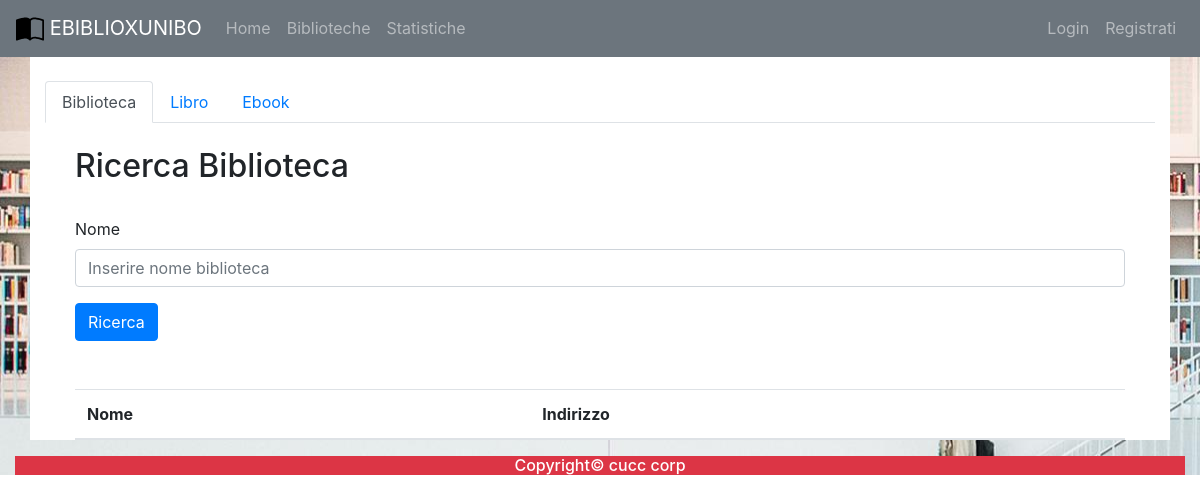
Page /biblioteche.php on the earlier database version.
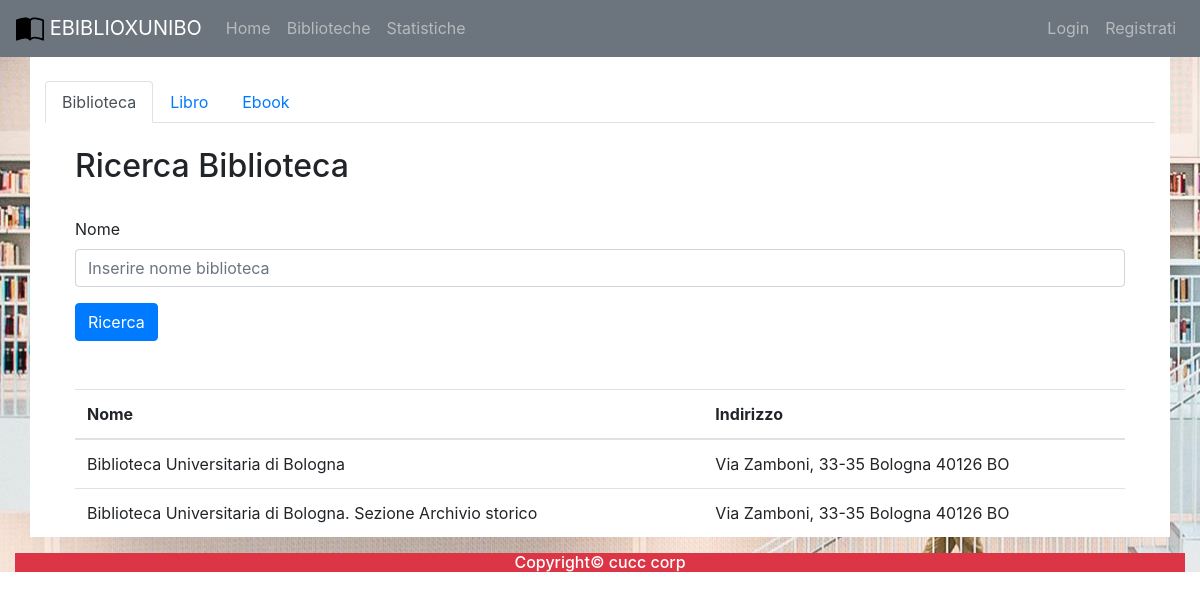
Same page on the later database version.
### tables this page shows
create table BIBLIOTECA(
    Nome varchar(255) primary key,
    Email varchar(255),
    SitoWeb varchar(255),
    Indirizzo varchar(255),
    Latitudine decimal(16,12),
    Longitudine decimal(16,12),
    Note varchar(200)
);

### includes/autoloader.inc.php (called while the page is built, shortened)
<?php
    function myAutoLoader($className){
        $path = "C:\\xampp\\htdocs\\Ebiblio\\controller\\";
        $extension = ".class.php";
        $fullPath = $path.$className.$extension;
    }
?>

### controller/dbh.class.php (called while the page is built)
<?php
    class Dbh {
        private static $dbInstance;
        private $db;
        public static function getInstance() {
            if(is_null(Dbh::$dbInstance)) {
                self::$dbInstance = new Dbh();
            }
            return self::$dbInstance;
        }
        private function __construct() {
            try {
                $this->db = new PDO(
                    'mysql:host=localhost;dbname=ebiblio;charset=utf8',
                    'root',
                    '1590');
                $this->db->setAttribute(PDO::ATTR_ERRMODE, PDO::ERRMODE_EXCEPTION);
                $this->db->setAttribute(PDO::ATTR_EMULATE_PREPARES, true);
            } catch (PDOException $pdo) {
                echo "No database found! Please run the database server to proceed!";
            }
        }
        public function getDb() {
            return $this->db;
        }
    }
?>

### controller/bibliotecaController.class.php (called while the page is built, shortened)
<?php
    class BibliotecaController{
        public function list(){
            $query = "SELECT * FROM Biblioteca";
            $stmt = Dbh::getInstance()
                ->getDb()
                ->prepare($query);
            $stmt-> execute();
            return $stmt -> fetchAll(PDO::FETCH_ASSOC);
        }
}

### biblioteche.php (the view, shortened to what this page needs)
<?php
include('/xampp/htdocs/ebiblio/main_partials/menu.php');
?>
<div class="container-fluid " style="
background: url('/ebiblio/images/scaffa.jpg') no-repeat  ;
">
  <div class="container" style="background-color: white;">
    <br>
    <ul class="nav nav-tabs" role="tablist">
      <li class="nav-item">
        <a class="nav-link active" data-toggle="tab" href="#home">Biblioteca</a>
      </li>
      <li class="nav-item">
        <a class="nav-link" data-toggle="tab" href="#menu1">Libro</a>
      </li>
      <li class="nav-item">
        <a class="nav-link" data-toggle="tab" href="#menu2">Ebook</a>
      </li>
    </ul>
    <div class="tab-content">
      <div id="home" class="container tab-pane active"><br>
        <div class="container">
          <h2>Ricerca Biblioteca</h2>
          <form action="" method="POST">
            <div class="form-group">
              <label for="nomeId">Nome</label>
              <input type="text" class="form-control" name="Nome" id="nomeId" aria-describedby="emailHelp" placeholder="Inserire nome biblioteca">
            </div>
            <input type="submit" name="form_submitted" class="btn btn-primary" value="Ricerca"></input>
          </form>
          <table class="table table-hover">
            <thead>
              <tr>
                <th>Nome</th>
                <th>Indirizzo</th>
              </tr>
            </thead>
            <tbody>
              <?php
              $biblioCon = new BibliotecaController();
              if (isset($_POST['form_submitted'])) {
                if (empty($_POST['Nome'])) {
                  echo "Nome ricerca biblioteca vuoto";
                } else {
                  $res = $biblioCon->getLikeBiblioteca($_POST['Nome']);
                  if (count($res) <= 0) {
                    echo "Nessun risultato corrispondente";
                  }
                  for ($i = 0; $i < count($res); $i++) {
                    echo '<tr ' . 'onclick="window.location.assign(\'http://localhost/ebiblio/biblioinfo?Nome=' . $res[$i]['Nome'] .
                      '&Latitudine=' . $res[$i]['Latitudine'] . '&Longitudine=' . $res[$i]['Longitudine'] . '&Indirizzo=' . $res[$i]['Indirizzo'] .
                      '\');"' . '>';
                    echo '<td>' . $res[$i]['Nome'] . '</td>';
                    echo '<td>'  . $res[$i]['Indirizzo'] . '</td>';
                    echo '</tr>';
                  }
                }
              } else {
                $res = $biblioCon->list();
                for ($i = 0; $i < count($res); $i++) {
                  echo '<tr ' . 'onclick="window.location.assign(\'http://localhost/ebiblio/biblioinfo?Nome=' . $res[$i]['Nome'] .
                    '&Latitudine=' . $res[$i]['Latitudine'] . '&Longitudine=' . $res[$i]['Longitudine'] . '&Indirizzo=' . $res[$i]['Indirizzo'] .
                    '\');"' . '>';
                  echo '<td>' . $res[$i]['Nome'] . '</td>';
                  echo '<td>'  . $res[$i]['Indirizzo'] . '</td>';
                  echo '</tr>';
                }
              }
              ?>
            </tbody>
          </table>
        </div>
      </div>
    </div>
  </div>
  <?php
  include('/xampp/htdocs/ebiblio/main_partials/footer.php');
  ?>

### main_partials/menu.php (shortened to what this page needs)
<?php
require_once ('/xampp/htdocs/Ebiblio/includes/autoloader.inc.php');
?>
<!DOCTYPE html>
<html lang="en">
<head>
    <link rel="stylesheet" href="https://stackpath.bootstrapcdn.com/bootstrap/4.3.1/css/bootstrap.min.css">
    <link rel="stylesheet" href="https://maxcdn.bootstrapcdn.com/bootstrap/4.5.2/css/bootstrap.min.css">
    <link rel="stylesheet" href="https://unpkg.com/leaflet@1.7.1/dist/leaflet.css" />
    <link rel="stylesheet" href="https://unpkg.com/leaflet@1.7.1/dist/leaflet.css" />
</head>
<body>
    <nav class="navbar navbar-expand-md navbar-dark bg-secondary">
        <a href="#" class="navbar-brand">
            <img src="http:\ebiblio\images\book-half.svg" height="28">
            EBIBLIOXUNIBO
        </a>
        <div class="collapse navbar-collapse" id="navbarCollapse">
            <div class="navbar-nav">
                <a href="/ebiblio" class="nav-item nav-link">Home</a>
                <a href="/ebiblio/biblioteche.php" class="nav-item nav-link">Biblioteche</a>
                <a href="#" class="nav-item nav-link">Statistiche</a>
            </div>
            <div class="navbar-nav ml-auto">
                <a href="#" class="nav-item nav-link" data-toggle="modal" data-target="#modalLogin">Login</a>
                <a href="registrazione.php" class="nav-item nav-link">Registrati</a>
            </div>
        </div>
    </nav>
</body>

### main_partials/footer.php
<div class="container-fluid bg-danger text-white text-center">
        <h6>Copyright© cucc corp</h6>
</div>
</body>
</html>

Differences in the rows shown:
added biblioteca: Nome "Biblioteca Universitaria di Bologna", Indirizzo "Via Zamboni, 33-35 Bologna 40126 BO"
added biblioteca: Nome "Biblioteca Universitaria di Bologna. Sezione Archivio storico", Indirizzo "Via Zamboni, 33-35 Bologna 40126 BO"
